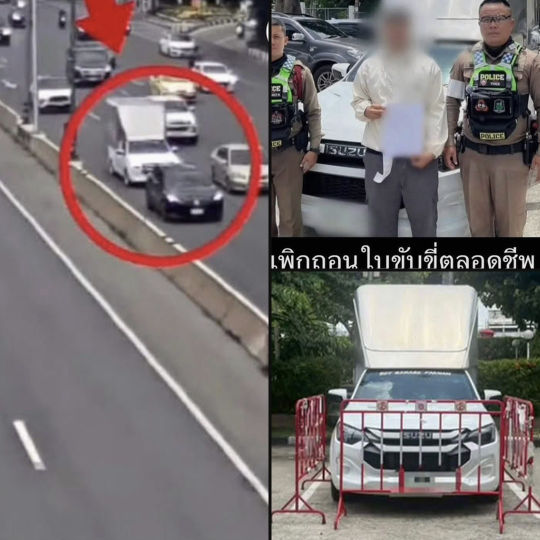
#> input picture test_1_2.jpg, 1080 x 1080 px (shown at 1/2 size)
$ python -i splitter.py   (imports and definitions only)
#> lines starting #> are read from the running program, lines starting #| are printed output that depends on the picture
#> in split_from_path, img is the input picture: PIL image 1080x1080 RGB; mean R, G, B 119.6, 112.5, 113
### layout_detector.py
"""
Detects the grid layout of an input collage image.

Strategy (vertical-first 2-level):
1. Vertical scan on full image → column boundaries
2. Horizontal scan within each column independently → cells

Vertical-first avoids splitting a tall left panel when right-column
separator lines span the full image width (e.g. Facebook 1+N layouts).
"""

import cv2
import numpy as np
from PIL import Image


def detect_layout(pil_image: Image.Image) -> dict:
    """
    Returns:
        {
            "cells": [(x0, y0, x1, y1), ...],
            "grid_hint": str,
        }
    """
    img_np = np.array(pil_image.convert("RGB"))
    gray = cv2.cvtColor(img_np, cv2.COLOR_RGB2GRAY).astype(np.float32)
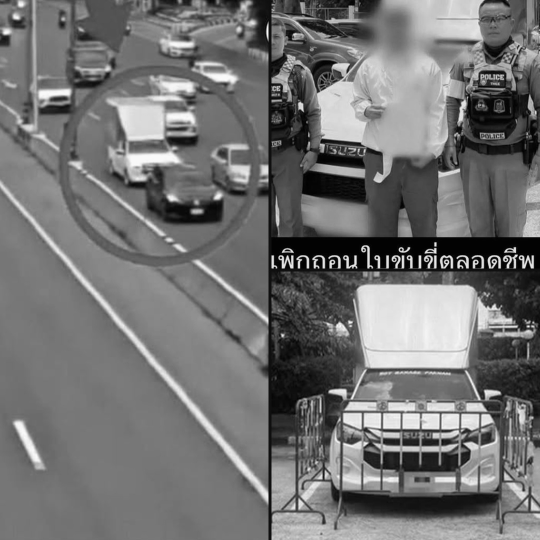
#> gray: shape (1080, 1080) float32 (shown at 1/2 size); min 0, max 255, mean 114.7
    h, w = gray.shape
#> h = 1080; w = 1080

    min_cell_h = max(int(h * 0.18), 60)
#> min_cell_h = 194
    min_cell_w = max(int(w * 0.18), 60)
#> min_cell_w = 194

    # 1. Vertical scan on the full image → column boundaries
    v_splits = _find_splits(gray, axis="vertical", min_gap=min_cell_w)

    cells = []
    for j in range(len(v_splits) - 1):
        x0, x1 = v_splits[j], v_splits[j + 1]
        if (x1 - x0) < min_cell_w:
            continue
        col_band = gray[:, x0:x1]

        # 2. Horizontal scan within this column → row boundaries
        h_splits = _find_splits(col_band, axis="horizontal", min_gap=min_cell_h)
        for i in range(len(h_splits) - 1):
            y0, y1 = h_splits[i], h_splits[i + 1]
            if (y1 - y0) < min_cell_h:
                continue
            cells.append((x0, y0, x1, y1))

    cells.sort(key=lambda c: (c[1], c[0]))
    return {"cells": cells, "grid_hint": f"{len(cells)} photos"}


def _find_splits(region: np.ndarray, axis: str, min_gap: int) -> list:
    """
    Find separator positions using relative variance thresholds.
    Small window smoothing retains thin separator lines.
    """
#> called with axis = 'vertical', min_gap = 194
    if axis == "horizontal":
        signal = np.var(region, axis=1)
        length = region.shape[0]
    else:
        signal = np.var(region, axis=0)
#> signal = 1080 values, max 5438.4 at index 874, min 0.748 at index 540, mean 2564.5
        length = region.shape[1]
#> length = 1080

    signal = _smooth(signal, window=5)
#> signal = 1080 values, max 5306.6 at index 914, min 0.816 at index 539, mean 2562.3
    max_val = signal.max()
#> max_val = 5306.6
    if max_val == 0:
        return [0, length]

    for pct in (0.04, 0.08, 0.15):
        threshold = max_val * pct
        positions = _threshold_to_positions(signal, threshold, min_gap, length)
        if len(positions) > 2:
            return positions
#> this loop made 1 pass
#> (threshold, positions) on pass 1: (212.3, [0, 540, 1080])

    return [0, length]


def _threshold_to_positions(signal, threshold, min_gap, length) -> list:
    is_low = signal <= threshold
    positions = [0]
    in_low = False
    low_start = 0

    for i, v in enumerate(is_low):
        if v and not in_low:
            in_low = True
            low_start = i
        elif not v and in_low:
            in_low = False
            mid = (low_start + i) // 2
            if mid - positions[-1] >= min_gap:
                positions.append(mid)

    positions.append(length)
    return positions


def _smooth(arr: np.ndarray, window: int = 5) -> np.ndarray:
    kernel = np.ones(window) / window
    return np.convolve(arr, kernel, mode="same")

### splitter.py
"""
Splits a collage image into individual sub-images.

Detection priority:
1. api_key provided → Claude Vision API (api_detector.py)
2. No api_key         → Variance scan fallback (layout_detector.py)

NOTE on "+N" marks (+1 … +15): these are FAKE clickbait text stamped onto a
real photo — there are NO hidden extra photos. Every visible cell, including a
"+N" cell, is a genuine photo and must be kept and counted.

Filters applied after cell detection:
1. Size  — cells < 80px in either dimension are ignored
2. Dedup — near-identical cells (RGB MSE < 1.5% on 16×16 thumbnail) are dropped
"""

import numpy as np
from PIL import Image
from layout_detector import detect_layout

MIN_CELL_PX     = 80
_THUMB_SIZE     = (16, 16)
_DUP_MSE_PCT    = 0.015  # near-identical only (was 0.04 → killed distinct photos)


def _thumb_rgb(img: Image.Image) -> "list[float]":
    t = img.resize(_THUMB_SIZE, Image.LANCZOS).convert("RGB")
    return [v / 255.0 for px in t.getdata() for v in px]


def _mse(a: "list[float]", b: "list[float]") -> float:
    return sum((x - y) ** 2 for x, y in zip(a, b)) / len(a)


# ── Public API ────────────────────────────────────────────────────────────────

def split(pil_image: Image.Image, api_key: str = "") -> "list[Image.Image]":
    """
    Split a collage into individual sub-images.
    api_key: Anthropic API key → uses Claude Vision for detection.
             Empty string     → falls back to variance scan.
    """
    # ── Detect cells (+ erase fake "+N" text) ─────────────────────────────────
    cells: "list[tuple]" = []
    used_api = False

    if api_key:
        from api_detector import analyze
        info  = analyze(pil_image, api_key)
        cells = info["tiles"]
        if cells:
            used_api = True
            if info["fake_text"]:
                from inpaint import remove_fake_text
                pil_image = remove_fake_text(pil_image, info["fake_text"])

    if not cells:
        layout = detect_layout(pil_image)
#> in detect_layout, `v_splits = _find_splits(gray, axis="vertical", min_gap=min_cell_w)`: v_splits = [0, 540, 1080]
#> the loop in detect_layout, `for j in range(len(v_splits) - 1):` made 2 passes
#> (x0, x1, length in _find_splits, max_val in _find_splits) on passes 1 to 2: (0, 540, 1080, 3211.1), (540, 1080, 1080, 9230.6)
#> pass 1, in detect_layout, `col_band = gray[:, x0:x1]`:
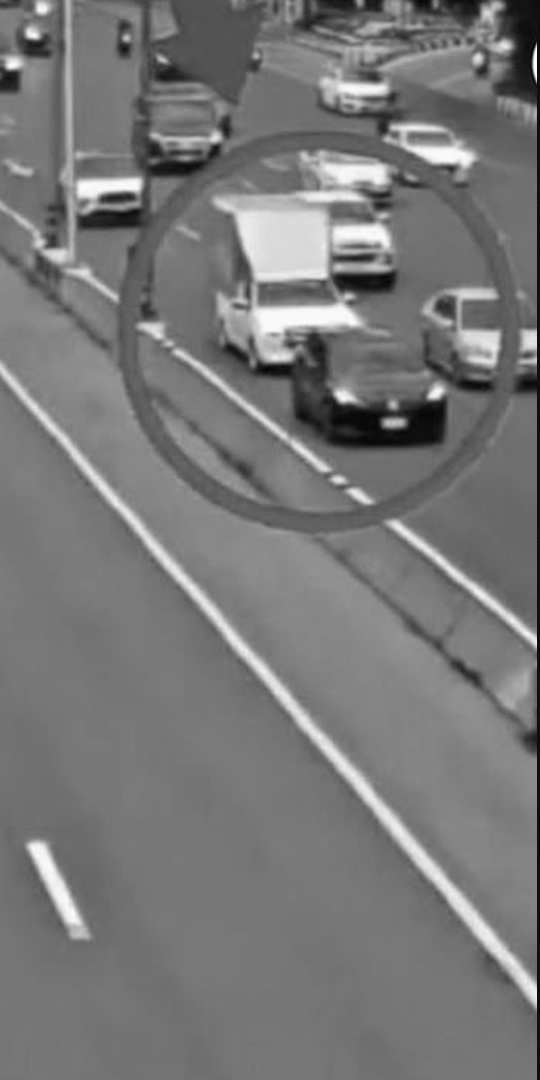
#> col_band: shape (1080, 540) float32; min 0, max 255, mean 119.8
#> pass 2, in detect_layout, `col_band = gray[:, x0:x1]`:
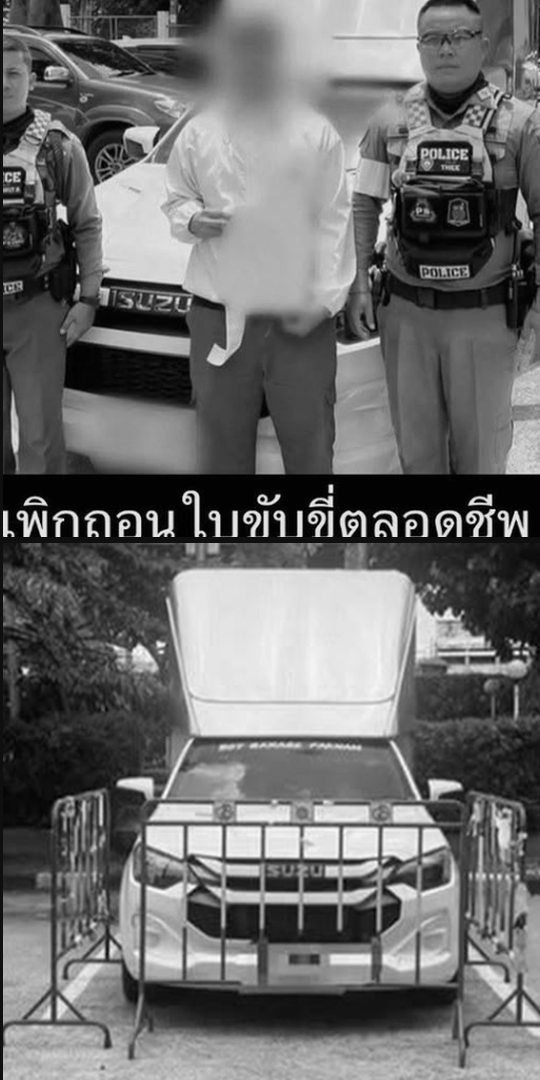
#> col_band: shape (1080, 540) float32; min 0, max 254, mean 109.5
#> after the loop in detect_layout, `for j in range(len(v_splits) - 1):`: cells = [(0, 0, 540, 507), (0, 507, 540, 708), (0, 708, 540, 1080), (540, 0, 1080, 482), (540, 482, 1080, 1080)]
#> layout = {'cells': [(0, 0, 540, 507), (540, 0, 1080, 482), (540, 482, 1080, 1080), (0, 507, 540, 708), (0, 708, 540, 1080)], 'grid_hint': '5 photos'}
        cells  = layout["cells"]
#> cells = [(0, 0, 540, 507), (540, 0, 1080, 482), (540, 482, 1080, 1080), (0, 507, 540, 708), (0, 708, 540, 1080)]

    # ── Crop, filter, dedup ───────────────────────────────────────────────────
    sub_images: "list[Image.Image]" = []
    thumbs:     "list[list[float]]" = []

    for (x0, y0, x1, y1) in cells:
        if (x1 - x0) < MIN_CELL_PX or (y1 - y0) < MIN_CELL_PX:
            continue
        crop = pil_image.crop((x0, y0, x1, y1))

        # NOTE: "+N" cells are real photos with fake clickbait text — keep them.
        # No overlay skipping at all.

        t = _thumb_rgb(crop)
        if any(_mse(t, prev) < _DUP_MSE_PCT for prev in thumbs):
            continue

        thumbs.append(t)
        sub_images.append(crop)
#> this loop made 5 passes
#> pass 1, in split, `crop = pil_image.crop((x0, y0, x1, y1))`:
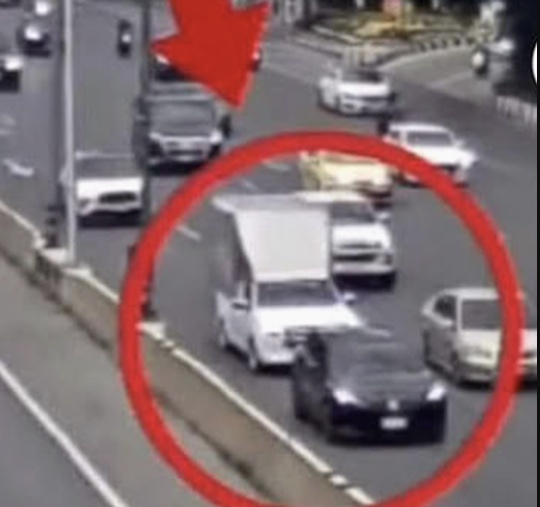
#> crop: PIL image 540x507 RGB; mean R, G, B 129.7, 110.5, 113.5
#> pass 1, in _thumb_rgb, `t = img.resize(_THUMB_SIZE, Image.LANCZOS).convert("RGB")`:
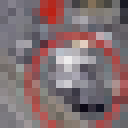
#> t: PIL image 16x16 RGB (shown 8 times larger); mean R, G, B 130, 110.7, 113.6
#> pass 2, in _thumb_rgb (call 2), `t = img.resize(_THUMB_SIZE, Image.LANCZOS).convert("RGB")`:
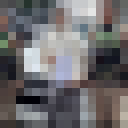
#> t: PIL image 16x16 RGB (shown 8 times larger); mean R, G, B 109.2, 107.1, 108.6
#> after the loop:
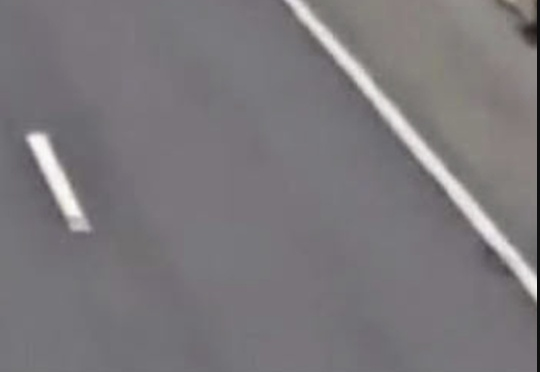
#> crop: PIL image 540x372 RGB; mean R, G, B 123.3, 120, 123.6
#> after the loop, sub_images = 4 items; thumbs = 4 items

    return sub_images


def split_from_path(path: str, api_key: str = "") -> "list[Image.Image]":
    img = Image.open(path).convert("RGB")
    return split(img, api_key=api_key)

>>> result = split_from_path('test_1_2.jpg')
#> result = 4 items

$ run again, on test_1_3.jpg
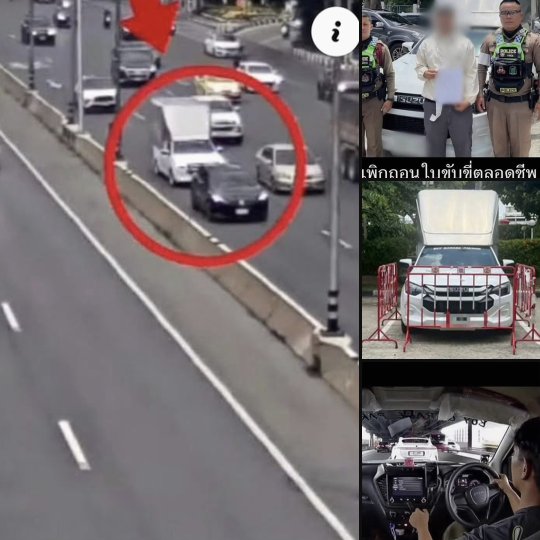
#> input picture test_1_3.jpg, 1080 x 1080 px (shown at 1/2 size)
#> in split_from_path, img is the input picture: PIL image 1080x1080 RGB; mean R, G, B 115.7, 108.3, 110
#> in _find_splits, `signal = np.var(region, axis=0)`: signal = 1080 values, max 6711.6 at index 953, min 0.233 at index 719, mean 2248.7
#> in _find_splits, `signal = _smooth(signal, window=5)`: signal = 1080 values, max 6652.6 at index 954, min 0.781 at index 720, mean 2246.6
#> max_val = 6652.6
#> the loop in _find_splits, `for pct in (0.04, 0.08, 0.15):` made 1 pass
#> (threshold, positions) on pass 1: (266.1, [0, 721, 1080])
#> v_splits = [0, 721, 1080]
#> the loop in detect_layout, `for j in range(len(v_splits) - 1):` made 2 passes
#> (x0, x1, length in _find_splits, max_val in _find_splits) on passes 1 to 2: (0, 721, 1080, 3916.4), (721, 1080, 1080, 9113.2)
#> pass 1, in detect_layout, `col_band = gray[:, x0:x1]`:
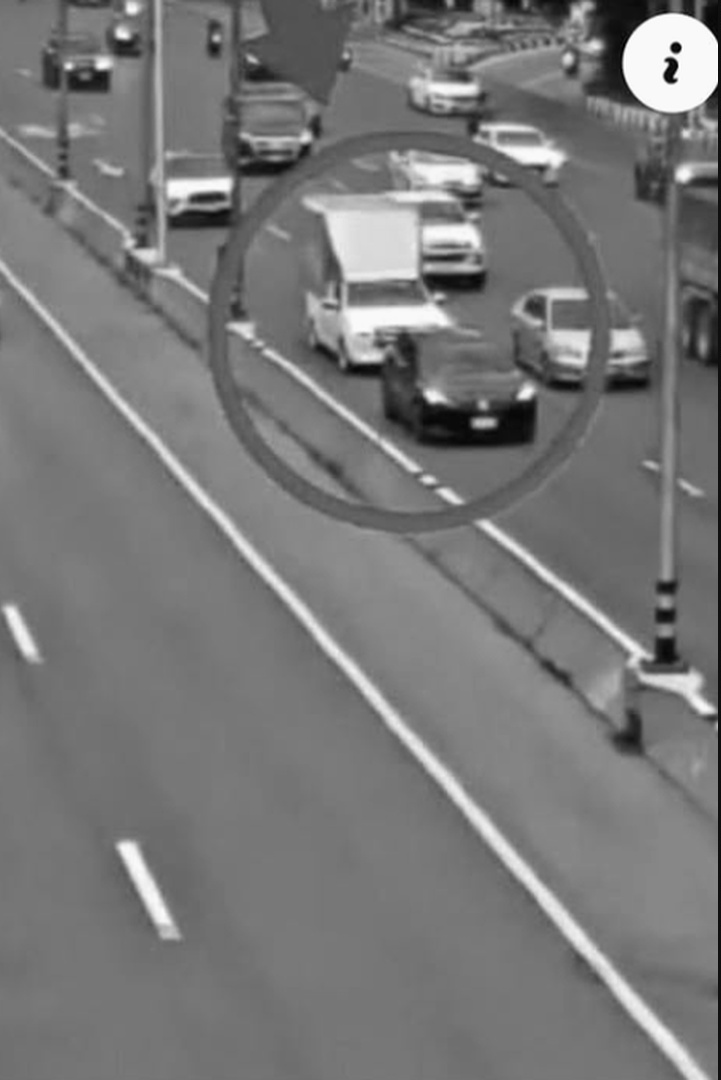
#> col_band: shape (1080, 721) float32; min 0, max 255, mean 120.1
#> after the loop in detect_layout, `for j in range(len(v_splits) - 1):`: cells = [(0, 0, 721, 760), (0, 760, 721, 971), (721, 0, 1080, 319), (721, 319, 1080, 761), (721, 761, 1080, 1080)]
#> layout = {'cells': [(0, 0, 721, 760), (721, 0, 1080, 319), (721, 319, 1080, 761), (0, 760, 721, 971), (721, 761, 1080, 1080)], 'grid_hint': '5 photos'}
#> in split, `cells  = layout["cells"]`: cells = [(0, 0, 721, 760), (721, 0, 1080, 319), (721, 319, 1080, 761), (0, 760, 721, 971), (721, 761, 1080, 1080)]
#> the loop in split, `for (x0, y0, x1, y1) in cells:` made 5 passes
#> after the loop in split, `for (x0, y0, x1, y1) in cells:`:
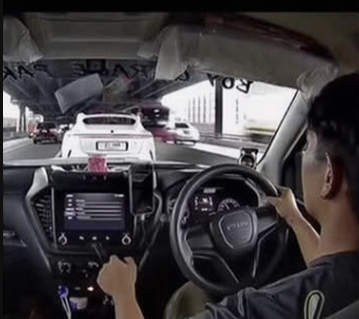
#> crop: PIL image 359x319 RGB; mean R, G, B 67, 63.5, 66
#> after the loop in split, `for (x0, y0, x1, y1) in cells:`: sub_images = 4 items

$ run again, on test_1_4.jpg
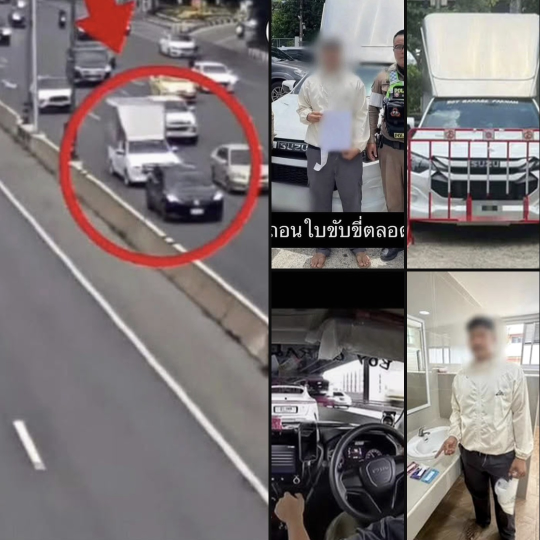
#> input picture test_1_4.jpg, 1080 x 1080 px (shown at 1/2 size)
#> in split_from_path, img is the input picture: PIL image 1080x1080 RGB; mean R, G, B 124.9, 117.6, 118.2
#> in _find_splits, `signal = np.var(region, axis=0)`: signal = 1080 values, max 6651.1 at index 756, min 0.369 at index 808, mean 2911.8
#> in _find_splits, `signal = _smooth(signal, window=5)`: signal = 1080 values, max 6534.8 at index 755, min 0.589 at index 810, mean 2911
#> max_val = 6534.8
#> the loop in _find_splits, `for pct in (0.04, 0.08, 0.15):` made 1 pass
#> (threshold, positions) on pass 1: (261.4, [0, 540, 811, 1080])
#> v_splits = [0, 540, 811, 1080]
#> the loop in detect_layout, `for j in range(len(v_splits) - 1):` made 3 passes
#> (x0, x1, max_val in _find_splits, h_splits) on passes 1 to 3: (0, 540, 3210.5, [0, 507, 708, 1080]), (540, 811, 9275.7, [0, 429, 1080]), (811, 1080, 6028.6, [0, 467, 1080])
#> pass 3, in detect_layout, `col_band = gray[:, x0:x1]`:
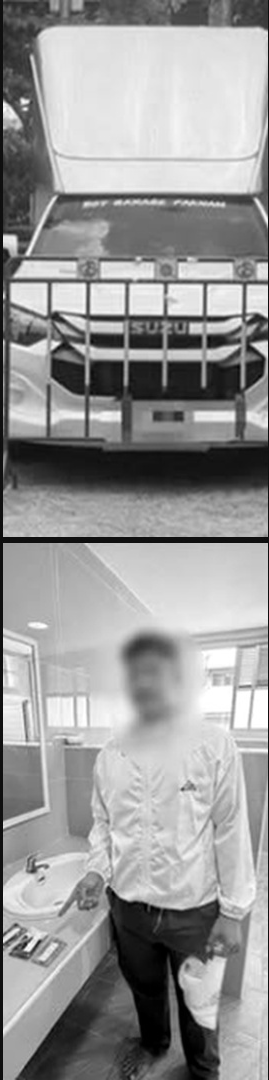
#> col_band: shape (1080, 269) float32; min 0, max 255, mean 152
#> after the loop in detect_layout, `for j in range(len(v_splits) - 1):`: cells = [(0, 0, 540, 507), (0, 507, 540, 708), (0, 708, 540, 1080), (540, 0, 811, 429), (540, 429, 811, 1080), (811, 0, 1080, 467), (811, 467, 1080, 1080)]
#> layout = {'cells': [(0, 0, 540, 507), (540, 0, 811, 429), (811, 0, 1080, 467), (540, 429, 811, 1080), (811, 467, 1080, 1080), (0, 507, 540, 708), (0, 708, 540, 1080)], 'grid_hint': '7 photos'}
#> in split, `cells  = layout["cells"]`: cells = [(0, 0, 540, 507), (540, 0, 811, 429), (811, 0, 1080, 467), (540, 429, 811, 1080), (811, 467, 1080, 1080), (0, 507, 540, 708), (0, 708, 540, 1080)]
#> the loop in split, `for (x0, y0, x1, y1) in cells:` made 7 passes
#> pass 2, in _thumb_rgb (call 2), `t = img.resize(_THUMB_SIZE, Image.LANCZOS).convert("RGB")`:
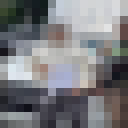
#> t: PIL image 16x16 RGB (shown 8 times larger); mean R, G, B 123, 123.4, 126.6
#> after the loop in split, `for (x0, y0, x1, y1) in cells:`: sub_images = 6 items

$ run again, on test_2_3.jpg
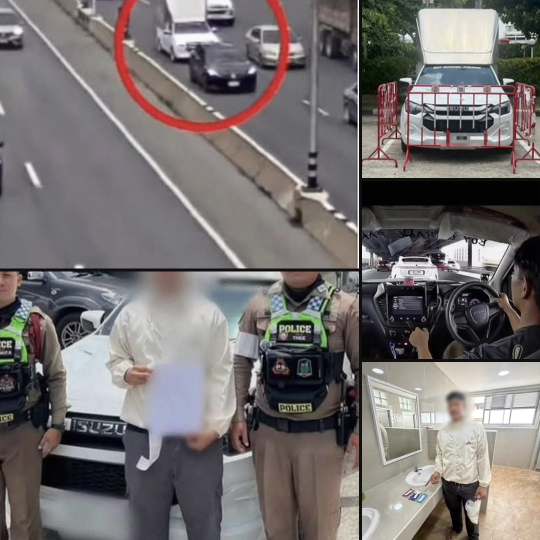
#> input picture test_2_3.jpg, 1080 x 1080 px (shown at 1/2 size)
#> in split_from_path, img is the input picture: PIL image 1080x1080 RGB; mean R, G, B 117.2, 112.1, 111.9
#> in _find_splits, `signal = np.var(region, axis=0)`: signal = 1080 values, max 7732.9 at index 944, min 0.475 at index 720, mean 3325.4
#> in _find_splits, `signal = _smooth(signal, window=5)`: signal = 1080 values, max 7540.6 at index 943, min 0.623 at index 720, mean 3321.1
#> max_val = 7540.6
#> the loop in _find_splits, `for pct in (0.04, 0.08, 0.15):` made 1 pass
#> (threshold, positions) on pass 1: (301.6, [0, 721, 1080])
#> v_splits = [0, 721, 1080]
#> the loop in detect_layout, `for j in range(len(v_splits) - 1):` made 2 passes
#> (x0, x1, length in _find_splits, max_val in _find_splits) on passes 1 to 2: (0, 721, 1080, 6286.3), (721, 1080, 1080, 8810.9)
#> after the loop in detect_layout, `for j in range(len(v_splits) - 1):`: cells = [(0, 0, 721, 539), (0, 539, 721, 1080), (721, 0, 1080, 398), (721, 398, 1080, 721), (721, 721, 1080, 1080)]
#> layout = {'cells': [(0, 0, 721, 539), (721, 0, 1080, 398), (721, 398, 1080, 721), (0, 539, 721, 1080), (721, 721, 1080, 1080)], 'grid_hint': '5 photos'}
#> in split, `cells  = layout["cells"]`: cells = [(0, 0, 721, 539), (721, 0, 1080, 398), (721, 398, 1080, 721), (0, 539, 721, 1080), (721, 721, 1080, 1080)]
#> the loop in split, `for (x0, y0, x1, y1) in cells:` made 5 passes
#> after the loop in split, `for (x0, y0, x1, y1) in cells:`:
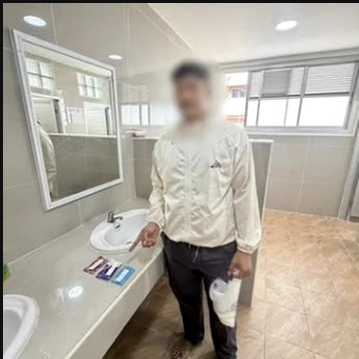
#> crop: PIL image 359x359 RGB; mean R, G, B 175.5, 169.4, 158.8
#> after the loop in split, `for (x0, y0, x1, y1) in cells:`: sub_images = 5 items
